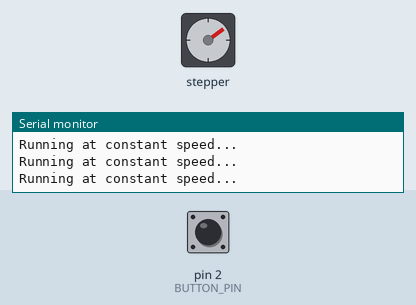
Bench run of a sketch on a simulated Arduino Uno, built with avr-gcc and run on an emulated ATmega328P. On the bench: stepper motor, the last lines printed to the serial monitor. Inputs (shaded band) come from the test bench; at power-on: pin 2 (BUTTON_PIN) HIGH. Stepper angles assume 200 steps per turn.

Above: at 1.2 s.
1.3 s: pin 2 (BUTTON_PIN) pulled LOW for 0.15 s
At 2.4 s:
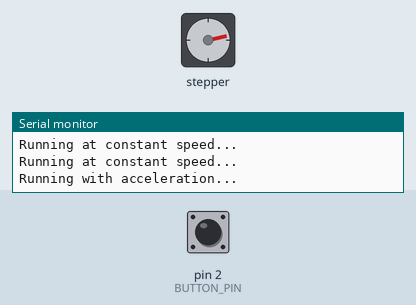
4.4 s: pin 2 (BUTTON_PIN) pulled LOW for 1 s
At 7.6 s:
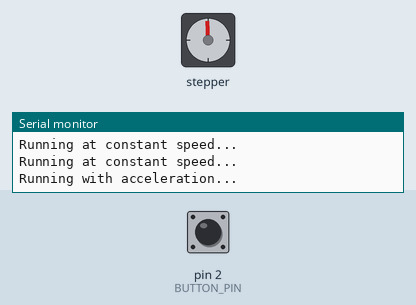
Timing chart, 0 to 14.4 s (numbered marks = the images above; inputs shaded):
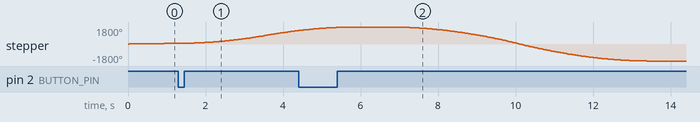

The sketch:

TwentyFirst.ino
```cpp
// This will clarify all the questions related to the various "acceleration" functions of the stepper motor

#include <AccelStepper.h>

#define STEP_PIN 3
#define DIR_PIN 4
#define BUTTON_PIN 2

// DRIVER type means we only use STEP and DIR pins
AccelStepper stepper(AccelStepper::DRIVER, STEP_PIN, DIR_PIN);

void setup() {
  pinMode(BUTTON_PIN, INPUT_PULLUP);
  Serial.begin(9600);

  // Set max speed and acceleration
  stepper.setMaxSpeed(1000);       // maximum possible speed (steps/sec)
  stepper.setAcceleration(200);    // how fast it ramps up/down
  stepper.setSpeed(500);           // speed used in constant-speed mode
}

void loop() {
  int button = digitalRead(BUTTON_PIN);

  if (button == LOW) {
    // Accelerated movement: gradually ramps up and down to target
    Serial.println("Running with acceleration...");
    stepper.moveTo(1000); // move 1000 steps forward
    while (stepper.distanceToGo() != 0) {
      stepper.run();  // uses acceleration
    }

    delay(1000);

    stepper.moveTo(-1000); // move 1000 steps backward
    while (stepper.distanceToGo() != 0) {
      stepper.run();  // uses acceleration
    }
  }
  else {
    // Constant-speed rotation (no acceleration)
    Serial.println("Running at constant speed...");
    stepper.runSpeed(); // spins continuously at 500 steps/sec
  }
}
```
